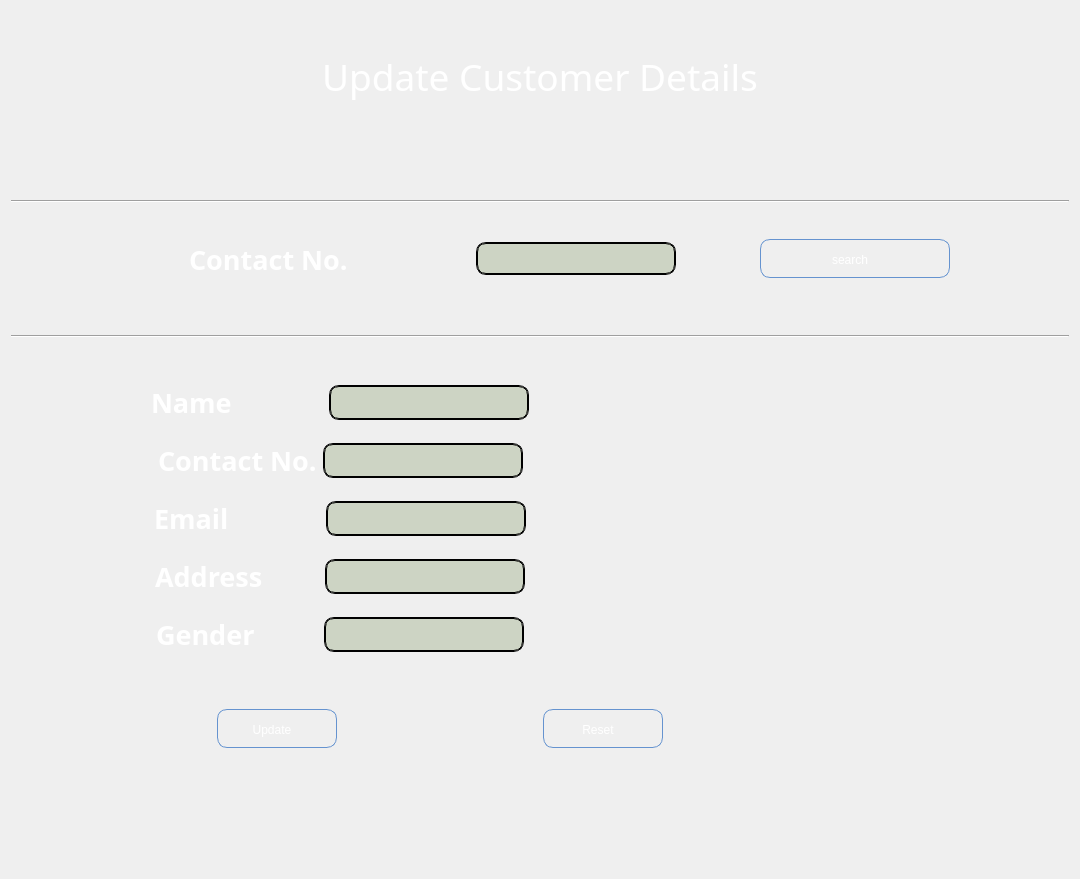
            <widget class="QWidget" name="update_Customer_Page">
             <layout class="QVBoxLayout" name="verticalLayout_13">
              <item>
               <spacer name="verticalSpacer_8">
                <property name="orientation">
                 <enum>Qt::Vertical</enum>
                </property>
                <property name="sizeHint" stdset="0">
                 <size>
                  <width>20</width>
                  <height>40</height>
                 </size>
                </property>
               </spacer>
              </item>
              <item>
               <widget class="QLabel" name="label_24">
                <property name="font">
                 <font>
                  <family>Snap ITC</family>
                  <pointsize>28</pointsize>
                 </font>
                </property>
                <property name="styleSheet">
                 <string notr="true">background:transparent;
color: rgb(255, 255, 255);</string>
                </property>
                <property name="text">
                 <string>Update Customer Details</string>
                </property>
                <property name="alignment">
                 <set>Qt::AlignCenter</set>
                </property>
               </widget>
              </item>
              <item>
               <spacer name="verticalSpacer_23">
                <property name="orientation">
                 <enum>Qt::Vertical</enum>
                </property>
                <property name="sizeHint" stdset="0">
                 <size>
                  <width>20</width>
                  <height>92</height>
                 </size>
                </property>
               </spacer>
              </item>
              <item>
               <widget class="Line" name="line_2">
                <property name="orientation">
                 <enum>Qt::Horizontal</enum>
                </property>
               </widget>
              </item>
              <item>
               <layout class="QHBoxLayout" name="horizontalLayout_30">
                <property name="leftMargin">
                 <number>100</number>
                </property>
                <property name="topMargin">
                 <number>30</number>
                </property>
                <property name="bottomMargin">
                 <number>50</number>
                </property>
                <item>
                 <widget class="QLabel" name="label_25">
                  <property name="minimumSize">
                   <size>
                    <width>0</width>
                    <height>40</height>
                   </size>
                  </property>
                  <property name="maximumSize">
                   <size>
                    <width>203</width>
                    <height>16777215</height>
                   </size>
                  </property>
                  <property name="font">
                   <font>
                    <family>Perpetua Titling MT</family>
                    <pointsize>20</pointsize>
                    <weight>75</weight>
                    <italic>false</italic>
                    <bold>true</bold>
                   </font>
                  </property>
                  <property name="styleSheet">
                   <string notr="true">background:transparent;
color: rgb(255, 255, 255);</string>
                  </property>
                  <property name="text">
                   <string>Contact No.</string>
                  </property>
                 </widget>
                </item>
                <item>
                 <widget class="QLineEdit" name="updateCustomer_PrimaryKey_LineEdit">
                  <property name="maximumSize">
                   <size>
                    <width>200</width>
                    <height>33</height>
                   </size>
                  </property>
                  <property name="styleSheet">
                   <string notr="true">QLineEdit{
font: 75 14pt &quot;MS Shell Dlg 2&quot;;
background: rgba(90, 120, 50, 59);
	color: rgb(255, 255, 255);
    selection-color: white;   
    border: 2px groove black;
    border-radius: 10px;
    padding: 2px 4px;
}</string>
                  </property>
                  <property name="text">
                   <string/>
                  </property>
                 </widget>
                </item>
                <item>
                 <widget class="QPushButton" name="updateCustomer_PrimaryKey_btn">
                  <property name="maximumSize">
                   <size>
                    <width>190</width>
                    <height>16777215</height>
                   </size>
                  </property>
                  <property name="styleSheet">
                   <string notr="true">QPushButton:hover{
 background-image: url(:/newPrefix/img3.jpg);
       /* background:  qlineargradient(x1 : 0, y1 : 0, x2 : 0, y2 :   1, stop :   0.0 #ffd9aa,
                stop :   0.5 #ffbb6e, stop :   0.55 #feae42, stop :   1.0 #fedb74);*/
}

QPushButton {
        border: 1px solid #6593cf;
		border-width: 1px;
        border-radius: 10px;
        padding: 5px 15px 2px 5px;
        background:transparent;/* qlineargradient(x1 : 0, y1 : 0, x2 : 0, y2 :   1, stop :   0.0 #f5f9ff,
                stop :   0.5 #c7dfff, stop :   0.55 #afd2ff, stop :   1.0 #c0dbff);*/
       color: rgb(255, 255, 255);
		
	font: 75 14pt &quot;MS Shell Dlg 2&quot;;
        font: bold large &quot;Arial&quot;;
        height: 30px;
}




QPushButton:pressed {
        /*  background: qlineargradient(x1 : 0, y1 : 0, x2 : 0, y2 :   1, stop :   0.0 #c0dbff,
        stop :   0.5 #cfd26f, stop :   0.55 #c7df6f, stop :   1.0 #f5f9ff);*/
	    background-image: url(:/newPrefix/Img1.jpg);
        padding-top: 2px;
        padding-left: 3px;

}


QPushButton:on {
        background: qlineargradient(x1 : 0, y1 : 0, x2 : 0, y2 :   1, stop :   0.0 #5AA72D,
        stop :   0.5 #B3E296, stop :   0.55 #B3E296, stop :   1.0 #f5f9ff);
        padding-top: 2px;
        padding-left: 3px;
}

QPushButton:disabled {
        background: transparent #e5e9ee;
        padding-top: 2px;        
        padding-left: 3px;
        color: black;
}</string>
                  </property>
                  <property name="text">
                   <string>search</string>
                  </property>
                 </widget>
                </item>
                <item>
                 <spacer name="horizontalSpacer_41">
                  <property name="orientation">
                   <enum>Qt::Horizontal</enum>
                  </property>
                  <property name="sizeType">
                   <enum>QSizePolicy::Maximum</enum>
                  </property>
                  <property name="sizeHint" stdset="0">
                   <size>
                    <width>40</width>
                    <height>20</height>
                   </size>
                  </property>
                 </spacer>
                </item>
               </layout>
              </item>
              <item>
               <widget class="Line" name="line">
                <property name="styleSheet">
                 <string notr="true"/>
                </property>
                <property name="orientation">
                 <enum>Qt::Horizontal</enum>
                </property>
               </widget>
              </item>
              <item>
               <spacer name="verticalSpacer_25">
                <property name="orientation">
                 <enum>Qt::Vertical</enum>
                </property>
                <property name="sizeHint" stdset="0">
                 <size>
                  <width>20</width>
                  <height>40</height>
                 </size>
                </property>
               </spacer>
              </item>
              <item>
               <layout class="QHBoxLayout" name="horizontalLayout_25">
                <property name="leftMargin">
                 <number>100</number>
                </property>
                <property name="rightMargin">
                 <number>500</number>
                </property>
                <item>
                 <spacer name="horizontalSpacer_33">
                  <property name="orientation">
                   <enum>Qt::Horizontal</enum>
                  </property>
                  <property name="sizeHint" stdset="0">
                   <size>
                    <width>40</width>
                    <height>20</height>
                   </size>
                  </property>
                 </spacer>
                </item>
                <item>
                 <widget class="QLabel" name="updateCustomer_Name_label">
                  <property name="font">
                   <font>
                    <family>Perpetua Titling MT</family>
                    <pointsize>20</pointsize>
                    <weight>75</weight>
                    <bold>true</bold>
                   </font>
                  </property>
                  <property name="styleSheet">
                   <string notr="true">background:transparent;
color: rgb(255, 255, 255);</string>
                  </property>
                  <property name="text">
                   <string>Name             </string>
                  </property>
                 </widget>
                </item>
                <item>
                 <widget class="QLineEdit" name="updateCustomer_Name_LineEdit">
                  <property name="sizePolicy">
                   <sizepolicy hsizetype="Expanding" vsizetype="Fixed">
                    <horstretch>0</horstretch>
                    <verstretch>0</verstretch>
                   </sizepolicy>
                  </property>
                  <property name="minimumSize">
                   <size>
                    <width>200</width>
                    <height>0</height>
                   </size>
                  </property>
                  <property name="maximumSize">
                   <size>
                    <width>190</width>
                    <height>35</height>
                   </size>
                  </property>
                  <property name="styleSheet">
                   <string notr="true">QLineEdit{
font: 75 14pt &quot;MS Shell Dlg 2&quot;;
background: rgba(90, 120, 50, 59);
	color: rgb(255, 255, 255);
    selection-color: white;   
    border: 2px groove black;
    border-radius: 10px;
    padding: 2px 4px;
}</string>
                  </property>
                  <property name="text">
                   <string/>
                  </property>
                 </widget>
                </item>
                <item>
                 <spacer name="horizontalSpacer_34">
                  <property name="orientation">
                   <enum>Qt::Horizontal</enum>
                  </property>
                  <property name="sizeHint" stdset="0">
                   <size>
                    <width>40</width>
                    <height>20</height>
                   </size>
                  </property>
                 </spacer>
                </item>
               </layout>
              </item>
              <item>
               <spacer name="verticalSpacer_20">
                <property name="orientation">
                 <enum>Qt::Vertical</enum>
                </property>
                <property name="sizeType">
                 <enum>QSizePolicy::Preferred</enum>
                </property>
                <property name="sizeHint" stdset="0">
                 <size>
                  <width>20</width>
                  <height>15</height>
                 </size>
                </property>
               </spacer>
              </item>
              <item>
               <layout class="QHBoxLayout" name="horizontalLayout_29">
                <property name="leftMargin">
                 <number>100</number>
                </property>
                <property name="rightMargin">
                 <number>500</number>
                </property>
                <item>
                 <spacer name="horizontalSpacer_39">
                  <property name="orientation">
                   <enum>Qt::Horizontal</enum>
                  </property>
                  <property name="sizeHint" stdset="0">
                   <size>
                    <width>40</width>
                    <height>20</height>
                   </size>
                  </property>
                 </spacer>
                </item>
                <item>
                 <widget class="QLabel" name="updateCustomer_contact_label">
                  <property name="font">
                   <font>
                    <family>Perpetua Titling MT</family>
                    <pointsize>20</pointsize>
                    <weight>75</weight>
                    <bold>true</bold>
                   </font>
                  </property>
                  <property name="styleSheet">
                   <string notr="true">background:transparent;
color: rgb(255, 255, 255);</string>
                  </property>
                  <property name="text">
                   <string>Contact No.</string>
                  </property>
                 </widget>
                </item>
                <item>
                 <widget class="QLineEdit" name="updateCustomer_Contact_LineEdit">
                  <property name="minimumSize">
                   <size>
                    <width>200</width>
                    <height>0</height>
                   </size>
                  </property>
                  <property name="maximumSize">
                   <size>
                    <width>190</width>
                    <height>35</height>
                   </size>
                  </property>
                  <property name="styleSheet">
                   <string notr="true">QLineEdit{
font: 75 14pt &quot;MS Shell Dlg 2&quot;;
background: rgba(90, 120, 50, 59);
color: rgb(255, 255, 255);
    selection-color: white;   
    border: 2px groove black;
    border-radius: 10px;
    padding: 2px 4px;
}</string>
                  </property>
                 </widget>
                </item>
                <item>
                 <spacer name="horizontalSpacer_40">
                  <property name="orientation">
                   <enum>Qt::Horizontal</enum>
                  </property>
                  <property name="sizeHint" stdset="0">
                   <size>
                    <width>40</width>
                    <height>20</height>
                   </size>
                  </property>
                 </spacer>
                </item>
               </layout>
              </item>
              <item>
               <spacer name="verticalSpacer_21">
                <property name="orientation">
                 <enum>Qt::Vertical</enum>
                </property>
                <property name="sizeType">
                 <enum>QSizePolicy::Preferred</enum>
                </property>
                <property name="sizeHint" stdset="0">
                 <size>
                  <width>20</width>
                  <height>15</height>
                 </size>
                </property>
               </spacer>
              </item>
              <item>
               <layout class="QHBoxLayout" name="horizontalLayout_28">
                <property name="leftMargin">
                 <number>100</number>
                </property>
                <property name="rightMargin">
                 <number>500</number>
                </property>
                <item>
                 <spacer name="horizontalSpacer_37">
                  <property name="orientation">
                   <enum>Qt::Horizontal</enum>
                  </property>
                  <property name="sizeHint" stdset="0">
                   <size>
                    <width>40</width>
                    <height>20</height>
                   </size>
                  </property>
                 </spacer>
                </item>
                <item>
                 <widget class="QLabel" name="updateCustomer_Email_label">
                  <property name="font">
                   <font>
                    <family>Perpetua Titling MT</family>
                    <pointsize>20</pointsize>
                    <weight>75</weight>
                    <bold>true</bold>
                   </font>
                  </property>
                  <property name="styleSheet">
                   <string notr="true">background:transparent;
color: rgb(255, 255, 255);</string>
                  </property>
                  <property name="text">
                   <string>Email             </string>
                  </property>
                 </widget>
                </item>
                <item>
                 <widget class="QLineEdit" name="updateCustomer_Email_LineEdit">
                  <property name="minimumSize">
                   <size>
                    <width>200</width>
                    <height>0</height>
                   </size>
                  </property>
                  <property name="maximumSize">
                   <size>
                    <width>190</width>
                    <height>35</height>
                   </size>
                  </property>
                  <property name="styleSheet">
                   <string notr="true">QLineEdit{
font: 75 14pt &quot;MS Shell Dlg 2&quot;;
background: rgba(90, 120, 50, 59);
color: rgb(255, 255, 255);
    selection-color: white;   
    border: 2px groove black;
    border-radius: 10px;
    padding: 2px 4px;
}</string>
                  </property>
                 </widget>
                </item>
                <item>
                 <spacer name="horizontalSpacer_38">
                  <property name="orientation">
                   <enum>Qt::Horizontal</enum>
                  </property>
                  <property name="sizeHint" stdset="0">
                   <size>
                    <width>40</width>
                    <height>20</height>
                   </size>
                  </property>
                 </spacer>
                </item>
               </layout>
              </item>
              <item>
               <spacer name="verticalSpacer_22">
                <property name="orientation">
                 <enum>Qt::Vertical</enum>
                </property>
                <property name="sizeType">
                 <enum>QSizePolicy::Preferred</enum>
                </property>
                <property name="sizeHint" stdset="0">
                 <size>
                  <width>20</width>
                  <height>15</height>
                 </size>
                </property>
               </spacer>
              </item>
              <item>
               <layout class="QHBoxLayout" name="horizontalLayout_24">
                <property name="leftMargin">
                 <number>100</number>
                </property>
                <property name="rightMargin">
                 <number>500</number>
                </property>
                <item>
                 <spacer name="horizontalSpacer_31">
                  <property name="orientation">
                   <enum>Qt::Horizontal</enum>
                  </property>
                  <property name="sizeHint" stdset="0">
                   <size>
                    <width>40</width>
                    <height>20</height>
                   </size>
                  </property>
                 </spacer>
                </item>
                <item>
                 <widget class="QLabel" name="updateCustomer_Address_label">
                  <property name="font">
                   <font>
                    <family>Perpetua Titling MT</family>
                    <pointsize>20</pointsize>
                    <weight>75</weight>
                    <bold>true</bold>
                   </font>
                  </property>
                  <property name="styleSheet">
                   <string notr="true">background:transparent;
color: rgb(255, 255, 255);</string>
                  </property>
                  <property name="text">
                   <string>Address        </string>
                  </property>
                 </widget>
                </item>
                <item>
                 <widget class="QLineEdit" name="updateCustomer_Address_LineEdit">
                  <property name="minimumSize">
                   <size>
                    <width>200</width>
                    <height>0</height>
                   </size>
                  </property>
                  <property name="maximumSize">
                   <size>
                    <width>190</width>
                    <height>35</height>
                   </size>
                  </property>
                  <property name="styleSheet">
                   <string notr="true">QLineEdit{
font: 75 14pt &quot;MS Shell Dlg 2&quot;;
background: rgba(90, 120, 50, 59);
color: rgb(255, 255, 255);
    selection-color: white;   
    border: 2px groove black;
    border-radius: 10px;
    padding: 2px 4px;
}</string>
                  </property>
                 </widget>
                </item>
                <item>
                 <spacer name="horizontalSpacer_32">
                  <property name="orientation">
                   <enum>Qt::Horizontal</enum>
                  </property>
                  <property name="sizeHint" stdset="0">
                   <size>
                    <width>40</width>
                    <height>20</height>
                   </size>
                  </property>
                 </spacer>
                </item>
               </layout>
              </item>
              <item>
               <spacer name="verticalSpacer_24">
                <property name="orientation">
                 <enum>Qt::Vertical</enum>
                </property>
                <property name="sizeType">
                 <enum>QSizePolicy::Preferred</enum>
                </property>
                <property name="sizeHint" stdset="0">
                 <size>
                  <width>20</width>
                  <height>15</height>
                 </size>
                </property>
               </spacer>
              </item>
              <item>
               <layout class="QHBoxLayout" name="horizontalLayout_27">
                <property name="leftMargin">
                 <number>100</number>
                </property>
                <property name="rightMargin">
                 <number>500</number>
                </property>
                <item>
                 <spacer name="horizontalSpacer_35">
                  <property name="orientation">
                   <enum>Qt::Horizontal</enum>
                  </property>
                  <property name="sizeHint" stdset="0">
                   <size>
                    <width>40</width>
                    <height>20</height>
                   </size>
                  </property>
                 </spacer>
                </item>
                <item>
                 <widget class="QLabel" name="updateCustomer_Gender_label">
                  <property name="font">
                   <font>
                    <family>Perpetua Titling MT</family>
                    <pointsize>20</pointsize>
                    <weight>75</weight>
                    <bold>true</bold>
                   </font>
                  </property>
                  <property name="styleSheet">
                   <string notr="true">background:transparent;
color: rgb(255, 255, 255);</string>
                  </property>
                  <property name="text">
                   <string>Gender         </string>
                  </property>
                 </widget>
                </item>
                <item>
                 <widget class="QLineEdit" name="updateCustomer_Gender_LineEdit">
                  <property name="minimumSize">
                   <size>
                    <width>200</width>
                    <height>0</height>
                   </size>
                  </property>
                  <property name="maximumSize">
                   <size>
                    <width>190</width>
                    <height>35</height>
                   </size>
                  </property>
                  <property name="styleSheet">
                   <string notr="true">QLineEdit{
font: 75 14pt &quot;MS Shell Dlg 2&quot;;
background: rgba(90, 120, 50, 59);
color: rgb(255, 255, 255);
    selection-color: white;   
    border: 2px groove black;
    border-radius: 10px;
    padding: 2px 4px;
}</string>
                  </property>
                 </widget>
                </item>
                <item>
                 <spacer name="horizontalSpacer_36">
                  <property name="orientation">
                   <enum>Qt::Horizontal</enum>
                  </property>
                  <property name="sizeHint" stdset="0">
                   <size>
                    <width>40</width>
                    <height>20</height>
                   </size>
                  </property>
                 </spacer>
                </item>
               </layout>
              </item>
              <item>
               <layout class="QHBoxLayout" name="horizontalLayout_26">
                <property name="spacing">
                 <number>0</number>
                </property>
                <property name="topMargin">
                 <number>50</number>
                </property>
                <property name="rightMargin">
                 <number>200</number>
                </property>
                <item>
                 <widget class="QPushButton" name="updateCustomer_Update_btn">
                  <property name="minimumSize">
                   <size>
                    <width>30</width>
                    <height>30</height>
                   </size>
                  </property>
                  <property name="maximumSize">
                   <size>
                    <width>120</width>
                    <height>100</height>
                   </size>
                  </property>
                  <property name="styleSheet">
                   <string notr="true">QPushButton:hover{
 background-image: url(:/newPrefix/img3.jpg);
       /* background:  qlineargradient(x1 : 0, y1 : 0, x2 : 0, y2 :   1, stop :   0.0 #ffd9aa,
                stop :   0.5 #ffbb6e, stop :   0.55 #feae42, stop :   1.0 #fedb74);*/
}

QPushButton {
        border: 1px solid #6593cf;
		border-width: 1px;
        border-radius: 10px;
        padding: 5px 15px 2px 5px;
        background:transparent;/* qlineargradient(x1 : 0, y1 : 0, x2 : 0, y2 :   1, stop :   0.0 #f5f9ff,
                stop :   0.5 #c7dfff, stop :   0.55 #afd2ff, stop :   1.0 #c0dbff);*/
       color: rgb(255, 255, 255);
		
	font: 75 14pt &quot;MS Shell Dlg 2&quot;;
        font: bold large &quot;Arial&quot;;
        height: 30px;
}




QPushButton:pressed {
        /*  background: qlineargradient(x1 : 0, y1 : 0, x2 : 0, y2 :   1, stop :   0.0 #c0dbff,
        stop :   0.5 #cfd26f, stop :   0.55 #c7df6f, stop :   1.0 #f5f9ff);*/
	    background-image: url(:/newPrefix/Img1.jpg);
        padding-top: 2px;
        padding-left: 3px;

}


QPushButton:on {
        background: qlineargradient(x1 : 0, y1 : 0, x2 : 0, y2 :   1, stop :   0.0 #5AA72D,
        stop :   0.5 #B3E296, stop :   0.55 #B3E296, stop :   1.0 #f5f9ff);
        padding-top: 2px;
        padding-left: 3px;
}

QPushButton:disabled {
        background: transparent #e5e9ee;
        padding-top: 2px;        
        padding-left: 3px;
        color: black;
}</string>
                  </property>
                  <property name="text">
                   <string>Update</string>
                  </property>
                 </widget>
                </item>
                <item>
                 <widget class="QPushButton" name="updateCustomer_Reset_btn">
                  <property name="minimumSize">
                   <size>
                    <width>30</width>
                    <height>30</height>
                   </size>
                  </property>
                  <property name="maximumSize">
                   <size>
                    <width>120</width>
                    <height>100</height>
                   </size>
                  </property>
                  <property name="styleSheet">
                   <string notr="true">QPushButton:hover{
 background-image: url(:/newPrefix/img3.jpg);
       /* background:  qlineargradient(x1 : 0, y1 : 0, x2 : 0, y2 :   1, stop :   0.0 #ffd9aa,
                stop :   0.5 #ffbb6e, stop :   0.55 #feae42, stop :   1.0 #fedb74);*/
}

QPushButton {
        border: 1px solid #6593cf;
		border-width: 1px;
        border-radius: 10px;
        padding: 5px 15px 2px 5px;
        background:transparent;/* qlineargradient(x1 : 0, y1 : 0, x2 : 0, y2 :   1, stop :   0.0 #f5f9ff,
                stop :   0.5 #c7dfff, stop :   0.55 #afd2ff, stop :   1.0 #c0dbff);*/
       color: rgb(255, 255, 255);
		
	font: 75 14pt &quot;MS Shell Dlg 2&quot;;
        font: bold large &quot;Arial&quot;;
        height: 30px;
}




QPushButton:pressed {
        /*  background: qlineargradient(x1 : 0, y1 : 0, x2 : 0, y2 :   1, stop :   0.0 #c0dbff,
        stop :   0.5 #cfd26f, stop :   0.55 #c7df6f, stop :   1.0 #f5f9ff);*/
	    background-image: url(:/newPrefix/Img1.jpg);
        padding-top: 2px;
        padding-left: 3px;

}


QPushButton:on {
        background: qlineargradient(x1 : 0, y1 : 0, x2 : 0, y2 :   1, stop :   0.0 #5AA72D,
        stop :   0.5 #B3E296, stop :   0.55 #B3E296, stop :   1.0 #f5f9ff);
        padding-top: 2px;
        padding-left: 3px;
}

QPushButton:disabled {
        background: transparent #e5e9ee;
        padding-top: 2px;        
        padding-left: 3px;
        color: black;
}</string>
                  </property>
                  <property name="text">
                   <string>Reset</string>
                  </property>
                 </widget>
                </item>
               </layout>
              </item>
              <item>
               <spacer name="verticalSpacer_19">
                <property name="orientation">
                 <enum>Qt::Vertical</enum>
                </property>
                <property name="sizeType">
                 <enum>QSizePolicy::Preferred</enum>
                </property>
                <property name="sizeHint" stdset="0">
                 <size>
                  <width>20</width>
                  <height>120</height>
                 </size>
                </property>
               </spacer>
              </item>
             </layout>
            </widget>
